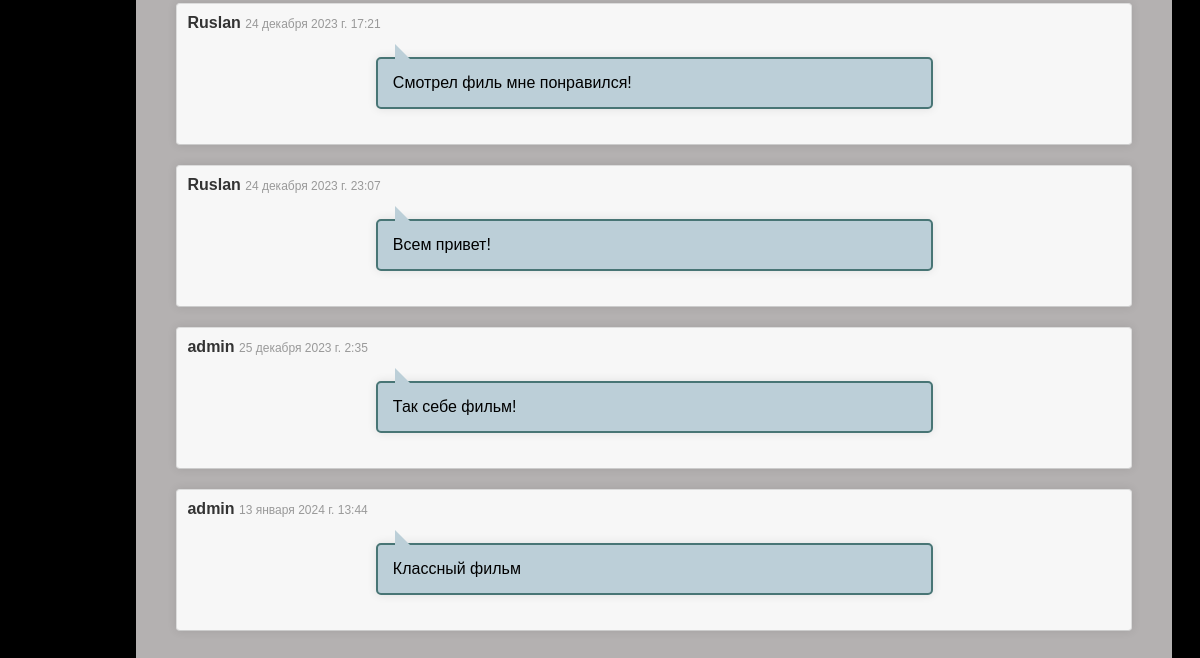
Before: /kino/1/ (signed in, lower part) with the older database file.
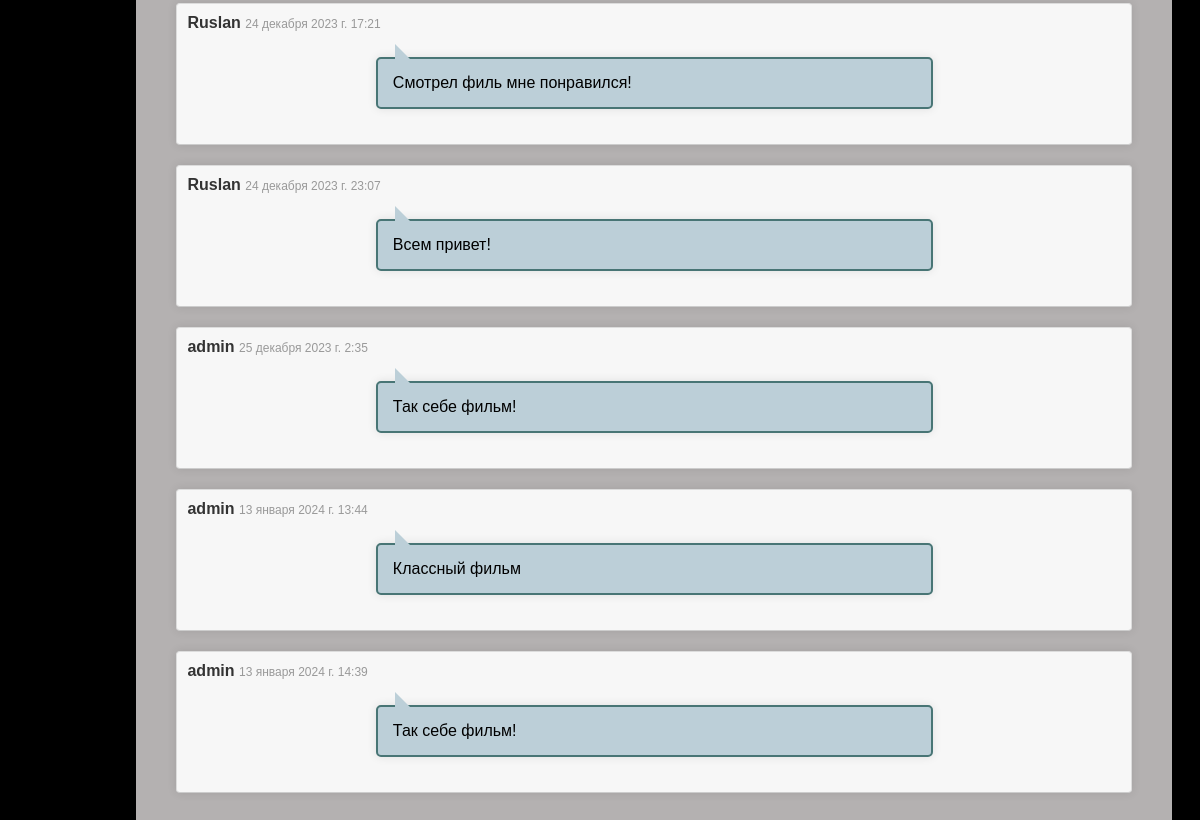
After: the same page with the newer database file.
### catalog/models.py (models this page shows, shortened)
class Comment(models.Model):
    body = models.TextField(verbose_name='Напишите комментарий')
    timedata = models.DateTimeField(auto_now=True)
    active = models.BooleanField(default=False)
    kino = models.ForeignKey(Kino, on_delete=models.CASCADE)
    user = models.ForeignKey(User, on_delete=models.SET_NULL, null=True, blank=True)

### catalog/views.py (the view)
# urls.py: path('kino/<int:pk>/', kinodetail, name='info'),
def kinodetail(req, pk):
    film = Kino.objects.get(id=pk)
    comments = film.comment_set.filter(active=True)
    forma = CommentForm()
    if req.method == 'POST':
        form = CommentForm(req.POST)
        if form.is_valid():
            newcom = form.save(commit=False)
            newcom.kino = film
            newcom.user = req.user
            proverka(newcom)
            form.save()
            return redirect('info', pk=pk)
    else:
        forma = CommentForm()
    data = {'kino': film, 'form': forma, 'comments': comments}
    return render(req, 'catalog/kino_detail.html', data)

### catalog/models.py (called while the page is built)
    def __str__(self):
        return self.name

    def displayAct(self):
        res = ''
        for one in self.actors.all():
            res += one.name + ' '
            return res

### templates/catalog/kino_detail.html (shortened to what this page needs)
{% extends 'index.html' %}
{% load static %}
{% block head %}
    <link rel="stylesheet" href="{% static 'kino_details.css' %}">
{% endblock head %}
{% block content %}
    <ul>
        <li>
            <div>
                {% if user.profiuser.podpiska.id >= kino.podpiska.id %}
                    {% for one in comments %}
                        <div class="comment">
                            <span class="username">{{ one.user.username }}</span>
                            <span class="date">{{ one.timedata }}</span>
                            <div class="descriptiomo-nalonvevons">{{ one.body }}</div>
                        </div>
                    {% endfor %}
                {% else %}
                    <h3>Купите подписку</h3>
                {% endif %}
            </div>
        </li>
    </ul>
{% endblock content %}

Changed rows visible on the page:
added Comment: user.username "admin", timedata "13 января 2024 г. 14:39", body "Так себе фильм!"
